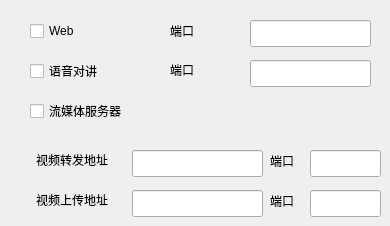
     <widget class="QWidget" name="page_network_service">
      <widget class="QCheckBox" name="checkBox_service_web">
       <property name="geometry">
        <rect>
         <x>30</x>
         <y>20</y>
         <width>97</width>
         <height>22</height>
        </rect>
       </property>
       <property name="text">
        <string>Web</string>
       </property>
      </widget>
      <widget class="QCheckBox" name="checkBox_service_talk">
       <property name="geometry">
        <rect>
         <x>30</x>
         <y>60</y>
         <width>97</width>
         <height>22</height>
        </rect>
       </property>
       <property name="text">
        <string>语音对讲</string>
       </property>
      </widget>
      <widget class="QCheckBox" name="checkBox_service_streamServer">
       <property name="geometry">
        <rect>
         <x>30</x>
         <y>100</y>
         <width>121</width>
         <height>22</height>
        </rect>
       </property>
       <property name="text">
        <string>流媒体服务器</string>
       </property>
      </widget>
      <widget class="QLabel" name="label_service_webPort">
       <property name="geometry">
        <rect>
         <x>170</x>
         <y>20</y>
         <width>67</width>
         <height>21</height>
        </rect>
       </property>
       <property name="text">
        <string>端口</string>
       </property>
      </widget>
      <widget class="QLineEdit" name="lineEdit_service_webPort">
       <property name="geometry">
        <rect>
         <x>250</x>
         <y>20</y>
         <width>121</width>
         <height>27</height>
        </rect>
       </property>
      </widget>
      <widget class="QLabel" name="label_service_talkPort">
       <property name="geometry">
        <rect>
         <x>170</x>
         <y>60</y>
         <width>67</width>
         <height>20</height>
        </rect>
       </property>
       <property name="text">
        <string>端口</string>
       </property>
      </widget>
      <widget class="QLabel" name="label_service_videoForwardingAddr">
       <property name="geometry">
        <rect>
         <x>36</x>
         <y>150</y>
         <width>91</width>
         <height>20</height>
        </rect>
       </property>
       <property name="text">
        <string>视频转发地址</string>
       </property>
      </widget>
      <widget class="QLineEdit" name="lineEdit_service_videoForwardingAddr">
       <property name="geometry">
        <rect>
         <x>132</x>
         <y>150</y>
         <width>131</width>
         <height>27</height>
        </rect>
       </property>
      </widget>
      <widget class="QLabel" name="label_service_videoForwardingPort">
       <property name="geometry">
        <rect>
         <x>270</x>
         <y>150</y>
         <width>41</width>
         <height>21</height>
        </rect>
       </property>
       <property name="text">
        <string>端口</string>
       </property>
      </widget>
      <widget class="QLineEdit" name="lineEdit_service_videoForwardingPort">
       <property name="geometry">
        <rect>
         <x>310</x>
         <y>150</y>
         <width>71</width>
         <height>27</height>
        </rect>
       </property>
      </widget>
      <widget class="QLineEdit" name="lineEdit_service_videoUploadPort">
       <property name="geometry">
        <rect>
         <x>310</x>
         <y>190</y>
         <width>71</width>
         <height>27</height>
        </rect>
       </property>
      </widget>
      <widget class="QLabel" name="label_service_videoUploadAddr">
       <property name="geometry">
        <rect>
         <x>36</x>
         <y>190</y>
         <width>91</width>
         <height>20</height>
        </rect>
       </property>
       <property name="text">
        <string>视频上传地址</string>
       </property>
      </widget>
      <widget class="QLabel" name="label_service_videoUploadPort">
       <property name="geometry">
        <rect>
         <x>270</x>
         <y>190</y>
         <width>41</width>
         <height>21</height>
        </rect>
       </property>
       <property name="text">
        <string>端口</string>
       </property>
      </widget>
      <widget class="QLineEdit" name="lineEdit_service_videoUploadAddr">
       <property name="geometry">
        <rect>
         <x>132</x>
         <y>190</y>
         <width>131</width>
         <height>27</height>
        </rect>
       </property>
      </widget>
      <widget class="QLineEdit" name="lineEdit_service_talkPort">
       <property name="geometry">
        <rect>
         <x>250</x>
         <y>60</y>
         <width>121</width>
         <height>27</height>
        </rect>
       </property>
      </widget>
     </widget>
